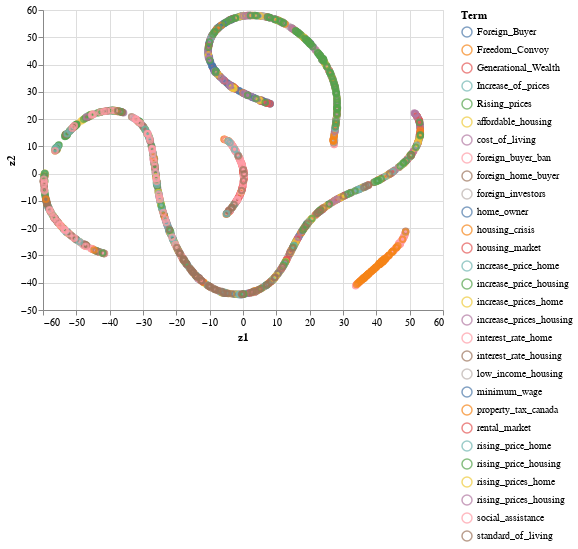

Notebook source saved alongside this figure:
### Code cell
alt.Chart(df).mark_point().encode(
    x = 'z1',
    y = 'z2',
    color = alt.Color('Topic:N', title = 'Term') # the person in the photo
)

### Figure 1 — Vega-Lite specification as saved in the notebook (floating-point values rounded to 4 significant figures; data arrays with more than 128 entries replaced by an {"elided": "..."} marker saying what was removed)
{"config": {"view": {"continuousWidth": 400, "continuousHeight": 300}}, "data": {"name": "data-21fd32eae91cc25bdd01eb2db5456274"}, "mark": "point", "encoding": {"color": {"type": "nominal", "field": "Topic", "title": "Term"}, "x": {"type": "quantitative", "field": "z1"}, "y": {"type": "quantitative", "field": "z2"}}, "$schema": "https://vega.github.io/schema/vega-lite/v4.8.1.json", "datasets": {"data-21fd32eae91cc25bdd01eb2db5456274": {"elided": "2059 records"}}}
